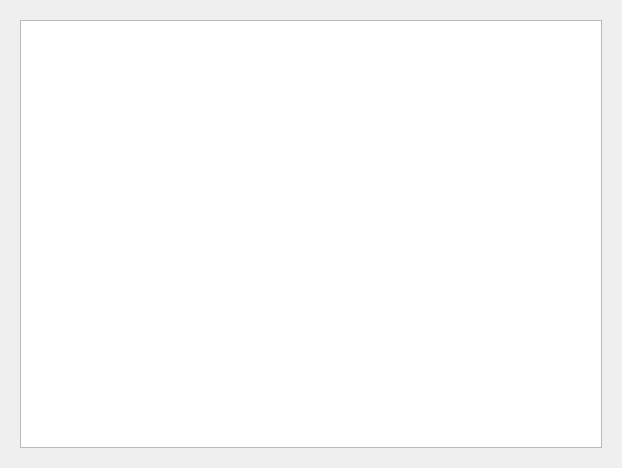
<?xml version="1.0" encoding="UTF-8"?>
<ui version="4.0">
 <class>ListTable</class>
 <widget class="QWidget" name="ListTable">
  <property name="geometry">
   <rect>
    <x>0</x>
    <y>0</y>
    <width>622</width>
    <height>468</height>
   </rect>
  </property>
  <property name="windowTitle">
   <string>Form</string>
  </property>
  <layout class="QHBoxLayout" name="horizontalLayout_2">
   <item>
    <widget class="QWidget" name="widget" native="true">
     <layout class="QVBoxLayout" name="verticalLayout">
      <item>
       <widget class="QTableWidget" name="tableWidget_"/>
      </item>
     </layout>
    </widget>
   </item>
  </layout>
 </widget>
 <resources/>
 <connections/>
</ui>
